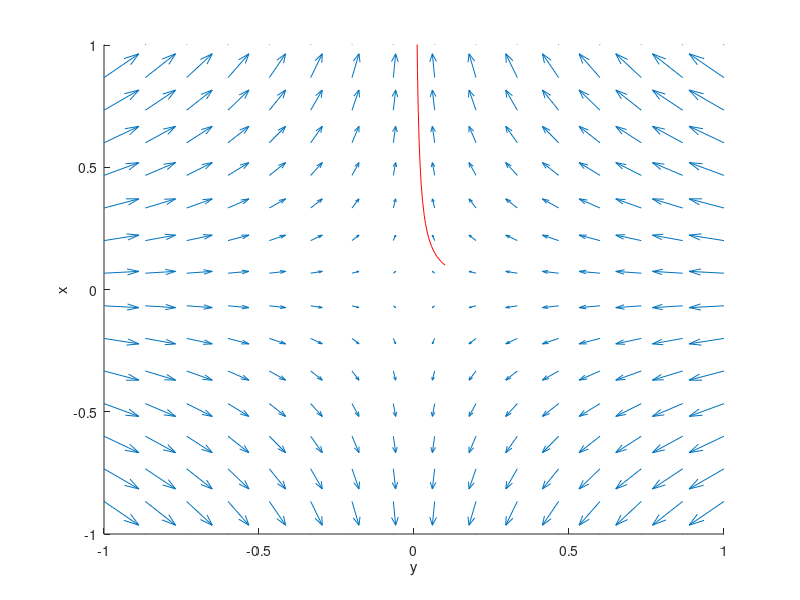

MATLAB code to generate this figure:
% 3.2 Mini exercise: Spirals and other flow patterns
% Two-variable linear systems of ODEs can exhibit only a few patterns of behavior. 
% An attractive steady state where solutions spiral inwards
% An attractive steady state where solutions do not spiral in
% A repulsive steady state where solutions spiral outwards - a=1, b=2, c=-1, d=2
% A repulsive steady state where solutions do not spiral out - a=1, b=2, c=1, d=2
% A pure oscillation - a=-1, b=-2, c=2, d=1
% One more category not contained in the list - saddle point? a = -2, b = 0, c = 0, d= 2
% Find parameters that give one of each.
% You should be able to achieve these by only varying a,b,c and d below, exploring negative numbers too.

% parameters
a = -2;
b = 0;
c = 0;
d = 2;

% model equations
f =@(x,y) a*x + b*y; 
g =@(x,y) c*x + d*y;

[T, X] = ode45(@(t,x)[f(x(1),x(2));g(x(1),x(2))], [0,1000], [.1,.1] );

figure; hold on;
set(gca, 'xlim', [-1, 1], 'ylim', [-1, 1])
ylabel('x');
xlabel('y')

xArray = linspace(-1,1,16);
yArray = linspace(-1,1,16);

[xMesh,yMesh] = meshgrid(xArray, yArray);

% the Matlab plot command for a field of arrows is:
quiver(xMesh, yMesh, f(xMesh, yMesh), g(xMesh,yMesh))

plot(X(:,1),X(:,2),'-r')
plot(X(end,1),X(end,2), 'or')